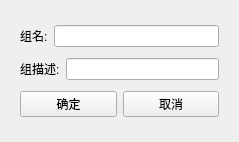
<?xml version="1.0" encoding="UTF-8"?>
<ui version="4.0">
 <class>addgroup</class>
 <widget class="QWidget" name="addgroup">
  <property name="geometry">
   <rect>
    <x>0</x>
    <y>0</y>
    <width>239</width>
    <height>142</height>
   </rect>
  </property>
  <property name="windowTitle">
   <string>Form</string>
  </property>
  <layout class="QVBoxLayout" name="verticalLayout">
   <item>
    <widget class="QWidget" name="widget" native="true">
     <layout class="QVBoxLayout" name="verticalLayout_2">
      <item>
       <layout class="QHBoxLayout" name="horizontalLayout">
        <item>
         <widget class="QLabel" name="label">
          <property name="text">
           <string>组名:</string>
          </property>
         </widget>
        </item>
        <item>
         <widget class="QLineEdit" name="lineEdit_g_name"/>
        </item>
       </layout>
      </item>
      <item>
       <layout class="QHBoxLayout" name="horizontalLayout_2">
        <item>
         <widget class="QLabel" name="label_2">
          <property name="text">
           <string>组描述:</string>
          </property>
         </widget>
        </item>
        <item>
         <widget class="QLineEdit" name="lineEdit_g_description"/>
        </item>
       </layout>
      </item>
      <item>
       <layout class="QHBoxLayout" name="horizontalLayout_3">
        <item>
         <widget class="QPushButton" name="yes_btn">
          <property name="text">
           <string>确定</string>
          </property>
         </widget>
        </item>
        <item>
         <widget class="QPushButton" name="no_btn">
          <property name="text">
           <string>取消</string>
          </property>
         </widget>
        </item>
       </layout>
      </item>
     </layout>
    </widget>
   </item>
  </layout>
 </widget>
 <resources/>
 <connections/>
</ui>
